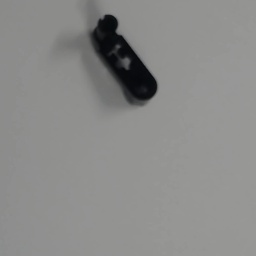
#> input picture Image_processing/Image Processing/Images/00000024.jpg, 256 x 256 px
$ python -i binarize.py   (imports and definitions only)
#> lines starting #> are read from the running program, lines starting #| are printed output that depends on the picture; after the words box and inside, x2 and y2 are one past the last pixel; in counts of white or black regions, pixels touching at a corner belong together
#> further down, picture is the input picture: shape (256, 256, 3); mean B, G, R 137.7, 139.1, 139
import cv2
import os
import glob
import re
import numpy as np

class Binarize:

    def __init__(self):

        #Read options
        self.read = "D:\\Uni\\Python\\Images"
        #Save options
        self.directory = "D:\\Uni\\Python\\Binarized"
        self.filtered = "D:\\Uni\\Python\\Filtered" #Save path for images that are suitable
        self.annotated = "D:\\Uni\\Python\\Annotated" #Save path for images to be annotated
        #This is the starting name. It increments.
        self.image_name = 0
        self.extension = '.jpg'

    def process(self, img):
        # Read image
        cv2.imshow('Image',img)
        cv2.waitKey(1)

        # Convert to grayscale
        gray = cv2.cvtColor(img, cv2.COLOR_BGR2GRAY)

        # Convert to HLS
        image_hls = cv2.cvtColor(img, cv2.COLOR_BGR2HLS)
#> image_hls: shape (256, 256, 3); mean of channels 0, 1, 2 28.6, 138.4, 3
        #image_hls = cv2.GaussianBlur(image_hls,(3,3),0)
        hue, lightness, saturation = np.split(image_hls, 3, axis=2)
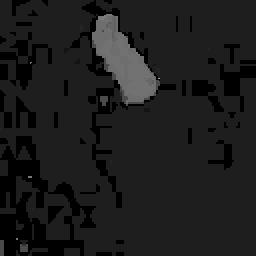
#> hue: shape (256, 256, 1); min 0, max 165, mean 28.6
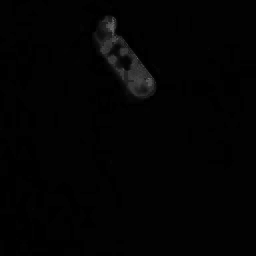
#> saturation: shape (256, 256, 1); min 0, max 105, mean 3
        #hue = hue.reshape((hue.shape[0], hue.shape[1]))

        '''
        cv2.imshow('Hue',hue)
        cv2.waitKey(1)

        cv2.imshow('Lightness',lightness)
        cv2.waitKey(1)

        cv2.imshow('Saturation',saturation)
        cv2.waitKey(1)
        '''

        th = cv2.threshold(gray, 0, 255, cv2.THRESH_BINARY + cv2.THRESH_OTSU)[1]
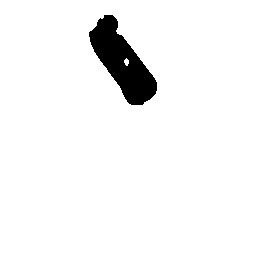
#> th: shape (256, 256); 95.5% white; 1 black region, box (x1, y1, x2, y2) and area: (89, 15, 157, 105) 2924
        #gray = cv2.GaussianBlur(gray,(3,3),0)

        write = self.checkQuality(th)

        # Threshold the image
        #ret, th = cv2.threshold(gray, 0, 255, cv2.THRESH_BINARY+cv2.THRESH_OTSU)
        #th = cv2.adaptiveThreshold(gray, 255, cv2.ADAPTIVE_THRESH_GAUSSIAN_C, cv2.THRESH_BINARY, 21, 2)
        cv2.imshow('Binary', th)
        cv2.waitKey(1)
        '''
        # Clean the image up using morphological operations
        kernel = cv2.getStructuringElement(cv2.MORPH_ELLIPSE,(4,4))
        clean = cv2.morphologyEx(th, cv2.MORPH_CLOSE, kernel)
        cv2.imshow('Cleaned', clean)
        cv2.waitKey(1)
        '''
        if write:
            # Save the image
            imageName = '{num:08d}'.format(num = self.image_name) + self.extension
            imageName = os.path.join(self.directory, imageName)
            #print(imageName)
            cv2.imwrite(imageName, th)
        self.image_name += 1

    # [65 lines left out: functions binarize, filter, filterManual, not called in this run]

    # Checks the ratio between black and white pixels in a gray-scale image
    def checkQuality(self, img):
#> (the run stopped early here; a loop or call above may not have finished)

$ run again, on Image_processing/Image Processing/Images/00000068.jpg
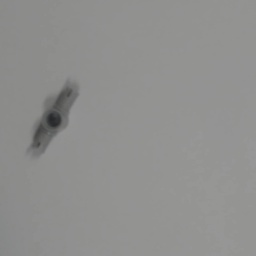
#> input picture Image_processing/Image Processing/Images/00000068.jpg, 256 x 256 px
#> picture is the input picture: shape (256, 256, 3); mean B, G, R 142.2, 143.7, 143.7
#> image_hls: shape (256, 256, 3); mean of channels 0, 1, 2 23.6, 143, 1.6
#> in process, `hue, lightness, saturation = np.split(image_hls, 3, axis=2)`:
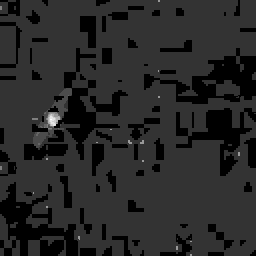
#> saturation: shape (256, 256, 1); min 0, max 10, mean 1.56; drawn with min black and max white
#> in process, `th = cv2.threshold(gray, 0, 255, cv2.THRESH_BINARY + cv2.THRESH_OTSU)[1]`:
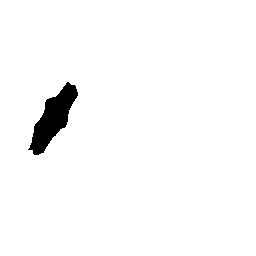
#> th: shape (256, 256); 97.6% white; 1 black region, box (x1, y1, x2, y2) and area: (28, 82, 78, 155) 1565

$ run again, on Image_processing/Image Processing/Images/00000094.jpg
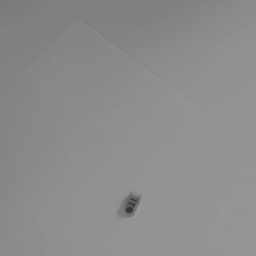
#> input picture Image_processing/Image Processing/Images/00000094.jpg, 256 x 256 px
#> picture is the input picture: shape (256, 256, 3); mean B, G, R 140, 140.6, 140
#> image_hls: shape (256, 256, 3); mean of channels 0, 1, 2 26.5, 140.2, 0.9
#> in process, `hue, lightness, saturation = np.split(image_hls, 3, axis=2)`:
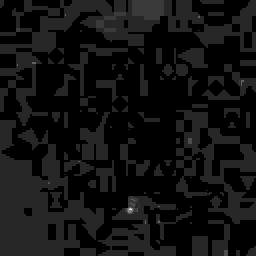
#> saturation: shape (256, 256, 1); min 0, max 13, mean 0.883; drawn with min black and max white
#> in process, `th = cv2.threshold(gray, 0, 255, cv2.THRESH_BINARY + cv2.THRESH_OTSU)[1]`:
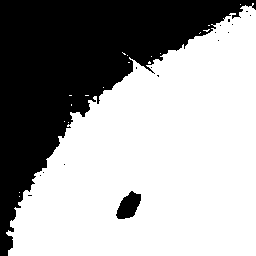
#> th: shape (256, 256); 63.4% white; 17 black regions (15 under 20 px), largest, box (x1, y1, x2, y2) and area: (0, 0, 256, 256) 23534, (116, 191, 141, 219) 443
